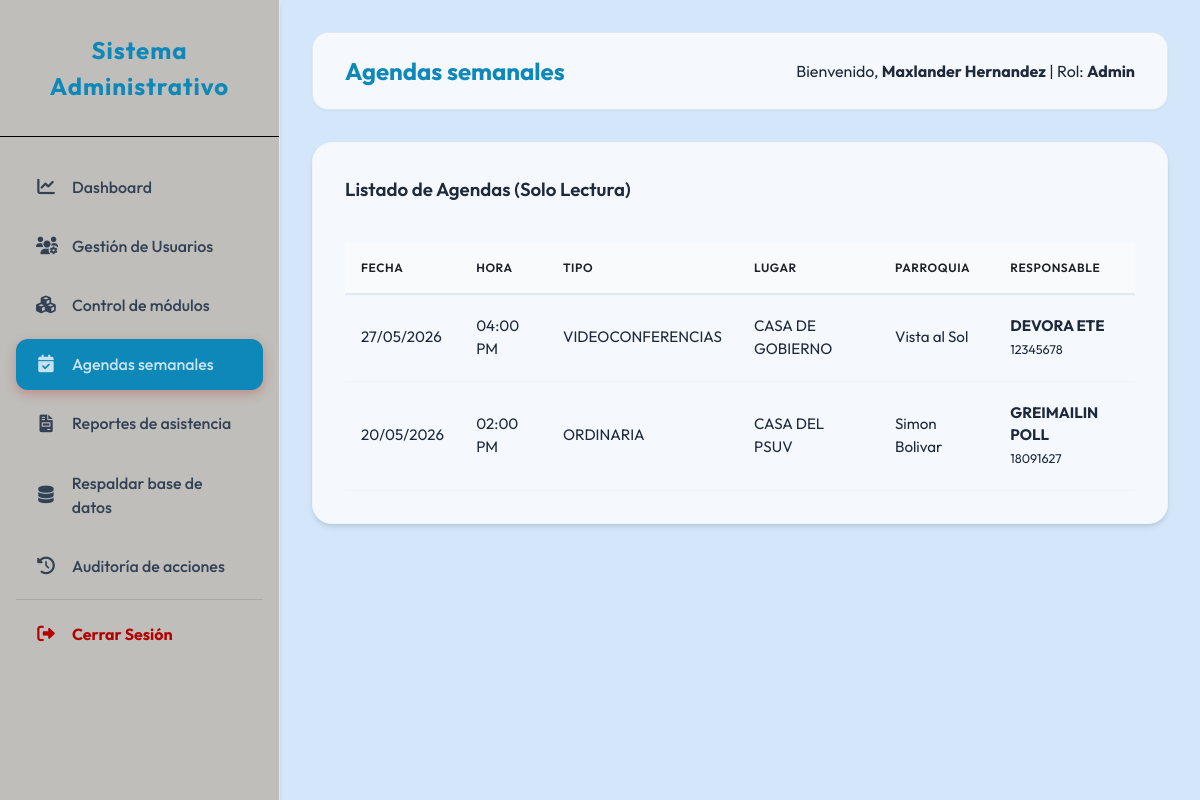
The page /visualizador/reuniones.php (signed in) on the database its author committed.
### tables this page shows
CREATE TABLE `reuniones` (
  `ID_REUNION` int(11) NOT NULL AUTO_INCREMENT,
  `FECHA` date NOT NULL,
  `HORA` time NOT NULL,
  `TIPO_REUNION` varchar(255) NOT NULL,
  `DESCRIPCION` varchar(100) DEFAULT NULL,
  `LUGAR` varchar(255) NOT NULL,
  `PARROQUIA` enum('Simon Bolivar','Once de Abril','Vista al Sol','Chirica','Dalla Costa','Cachamay','Universidad','Unare','Yocoima','Pozo Verde','5 de Julio') NOT NULL,
  `RESPONSABLE_NOMBRE` varchar(100) NOT NULL,
  `RESPONSABLE_CEDULA` varchar(20) NOT NULL,
  `RESPONSABLE_TELEFONO` varchar(15) NOT NULL,
  `CREADO_EN` timestamp NOT NULL DEFAULT current_timestamp(),
  `ESTADO` varchar(20) DEFAULT 'Programada',
  PRIMARY KEY (`ID_REUNION`)
);

### visualizador/reuniones.php (the view, shortened to what this page needs)
<?php
require_once __DIR__ . '/../includes/layout_header.php';
require_once __DIR__ . '/../config/database.php';
$query = "SELECT * FROM REUNIONES ORDER BY FECHA DESC, HORA DESC";
$stmt = $pdo->query($query);
$reuniones = $stmt->fetchAll();
?>
<div class="card">
    <div style="display: flex; justify-content: space-between; align-items: center; margin-bottom: 1rem;">
        <h3>Listado de Agendas (Solo Lectura)</h3>
    </div>
    <table>
        <thead>
            <tr>
                <th>Fecha</th>
                <th>Hora</th>
                <th>Tipo</th>
                <th>Lugar</th>
                <th>Parroquia</th>
                <th>Responsable</th>
            </tr>
        </thead>
        <tbody>
            <?php foreach ($reuniones as $r): ?>
            <tr>
                <td data-label="Fecha"><?php echo date('d/m/Y', strtotime($r['FECHA'])); ?></td>
                <td data-label="Hora"><?php echo date('h:i A', strtotime($r['HORA'])); ?></td>
                <td data-label="Tipo"><?php echo $r['TIPO_REUNION']; ?></td>
                <td data-label="Lugar"><?php echo $r['LUGAR']; ?></td>
                <td data-label="Parroquia"><?php echo $r['PARROQUIA']; ?></td>
                <td data-label="Responsable">
                    <strong><?php echo $r['RESPONSABLE_NOMBRE']; ?></strong><br>
                    <small><?php echo $r['RESPONSABLE_CEDULA']; ?></small>
                </td>
            </tr>
            <?php endforeach; ?>
        </tbody>
    </table>
</div>
<?php require_once __DIR__ . '/../includes/layout_footer.php'; ?>

### public/assets/css/style.css (style rules this page uses)
:root { --primary-color: #0d88b8; --secondary-color: #000000; --accent-blue: #5e74f0; --bg-color: #d4e7fafa; --sidebar-color: #add8ce; --sidebar-text: #334155; --text-main: #1e293b; --text-light: #1d2127; --white: #ffffffc4; --success: #00B300; --danger: #f18e96; --warning: #f59e0b; --shadow-sm: 0 1px 2px 0 rgba(0, 0, 0, 0.05); --shadow-md: 0 4px 6px -1px rgba(0, 0, 0, 0.1), 0 2px 4px -1px rgba(0, 0, 0, 0.06); --shadow-lg: 0 10px 15px -3px rgba(0, 0, 0, 0.1), 0 4px 6px -2px rgba(0, 0, 0, 0.05); }
* { margin: 0; padding: 0; box-sizing: border-box; }
body { font-family: 'Outfit', sans-serif; background-color: var(--bg-color); color: var(--text-main); line-height: 1.5; overflow-x: hidden; }
.card { background: var(--white); padding: 2rem; border-radius: 1.25rem; box-shadow: var(--shadow-md); margin-bottom: 2rem; border: 1px solid #f1f5f9; }
.card h3 { margin-bottom: 1.5rem; color: var(--text-main); font-weight: 600; display: flex; align-items: center; gap: 0.75rem; }
table { width: 100%; border-collapse: separate; border-spacing: 0; margin-top: 1rem; }
th { background-color: #f8fafc; color: var(--text-light); font-weight: 600; text-transform: uppercase; font-size: 0.75rem; letter-spacing: 0.05em; padding: 1rem; text-align: left; border-bottom: 2px solid #e2e8f0; }
td { padding: 1.25rem 1rem; border-bottom: 1px solid #f1f5f9; font-size: 0.95rem; }

### rows shown on the page
reuniones: FECHA "27/05/2026", HORA "04:00 PM", TIPO_REUNION "VIDEOCONFERENCIAS", LUGAR "CASA DE GOBIERNO", PARROQUIA "Vista al Sol", RESPONSABLE_NOMBRE "DEVORA ETE", RESPONSABLE_CEDULA "12345678"
reuniones: FECHA "20/05/2026", HORA "02:00 PM", TIPO_REUNION "ORDINARIA", LUGAR "CASA DEL PSUV", PARROQUIA "Simon Bolivar", RESPONSABLE_NOMBRE "GREIMAILIN POLL", RESPONSABLE_CEDULA "18091627"

### other values the page prints
$title "Agendas semanales"
$_SESSION['user_name'] "Maxlander Hernandez"
$user_level "Admin"
